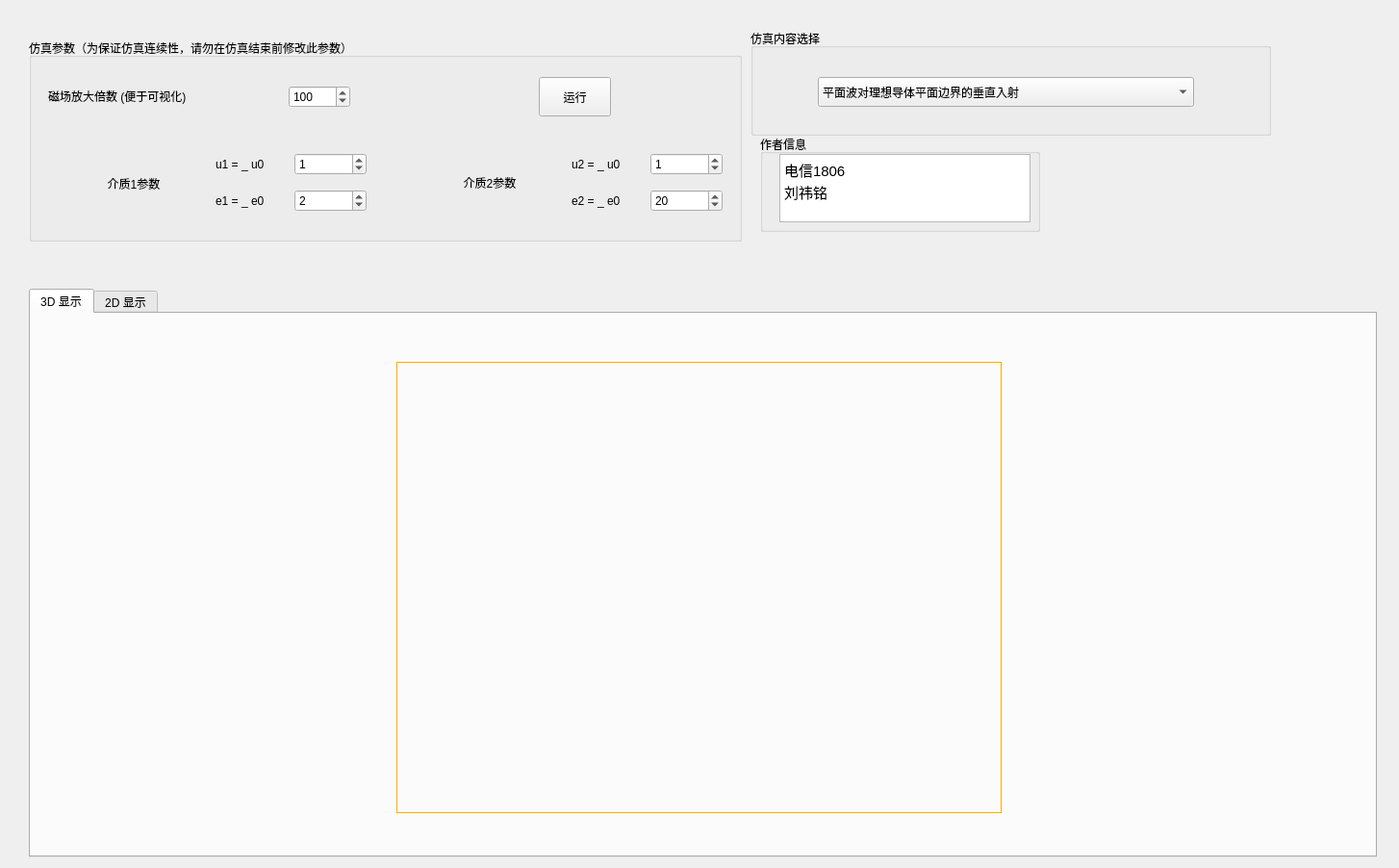
<?xml version="1.0" encoding="UTF-8"?>
<ui version="4.0">
 <class>Form</class>
 <widget class="QWidget" name="Form">
  <property name="geometry">
   <rect>
    <x>0</x>
    <y>0</y>
    <width>1454</width>
    <height>902</height>
   </rect>
  </property>
  <property name="windowTitle">
   <string>电磁场实验3</string>
  </property>
  <widget class="QTabWidget" name="tabWidget">
   <property name="geometry">
    <rect>
     <x>30</x>
     <y>300</y>
     <width>1401</width>
     <height>591</height>
    </rect>
   </property>
   <property name="currentIndex">
    <number>0</number>
   </property>
   <widget class="QWidget" name="tab_2">
    <attribute name="title">
     <string>3D 显示</string>
    </attribute>
    <widget class="QLabel" name="label_3D_EH">
     <property name="geometry">
      <rect>
       <x>380</x>
       <y>50</y>
       <width>629</width>
       <height>469</height>
      </rect>
     </property>
     <property name="sizePolicy">
      <sizepolicy hsizetype="Preferred" vsizetype="Preferred">
       <horstretch>0</horstretch>
       <verstretch>0</verstretch>
      </sizepolicy>
     </property>
     <property name="styleSheet">
      <string notr="true">QLabel{
	border-color: rgb(255, 170,0);
     border-width: 1px;
     border-style: solid;
}</string>
     </property>
     <property name="text">
      <string/>
     </property>
    </widget>
   </widget>
   <widget class="QWidget" name="widget">
    <attribute name="title">
     <string>2D 显示</string>
    </attribute>
    <widget class="QWidget" name="layoutWidget">
     <property name="geometry">
      <rect>
       <x>40</x>
       <y>50</y>
       <width>1311</width>
       <height>471</height>
      </rect>
     </property>
     <layout class="QHBoxLayout" name="horizontalLayout_2">
      <item>
       <widget class="QLabel" name="label_2D_E_2">
        <property name="sizePolicy">
         <sizepolicy hsizetype="Preferred" vsizetype="Preferred">
          <horstretch>0</horstretch>
          <verstretch>0</verstretch>
         </sizepolicy>
        </property>
        <property name="styleSheet">
         <string notr="true">QLabel{
	border-color: rgb(255, 170,0);
     border-width: 1px;
     border-style: solid;
}</string>
        </property>
        <property name="text">
         <string/>
        </property>
       </widget>
      </item>
      <item>
       <spacer name="horizontalSpacer_2">
        <property name="orientation">
         <enum>Qt::Horizontal</enum>
        </property>
        <property name="sizeType">
         <enum>QSizePolicy::Fixed</enum>
        </property>
        <property name="sizeHint" stdset="0">
         <size>
          <width>40</width>
          <height>20</height>
         </size>
        </property>
       </spacer>
      </item>
      <item>
       <widget class="QLabel" name="label_2D_H_2">
        <property name="styleSheet">
         <string notr="true">QLabel{
	border-color: rgb(255, 170,0);
     border-width: 1px;
     border-style: solid;
}</string>
        </property>
        <property name="text">
         <string/>
        </property>
       </widget>
      </item>
     </layout>
    </widget>
    <widget class="QComboBox" name="comboBox">
     <property name="geometry">
      <rect>
       <x>1170</x>
       <y>10</y>
       <width>121</width>
       <height>22</height>
      </rect>
     </property>
     <property name="currentText">
      <string>独立显示</string>
     </property>
     <item>
      <property name="text">
       <string>独立显示</string>
      </property>
     </item>
     <item>
      <property name="text">
       <string>合并显示</string>
      </property>
     </item>
    </widget>
    <widget class="QLabel" name="label">
     <property name="geometry">
      <rect>
       <x>40</x>
       <y>20</y>
       <width>161</width>
       <height>21</height>
      </rect>
     </property>
     <property name="text">
      <string>电场磁场的显示方式</string>
     </property>
    </widget>
    <widget class="QLabel" name="label_2D_E_3">
     <property name="geometry">
      <rect>
       <x>380</x>
       <y>40</y>
       <width>629</width>
       <height>469</height>
      </rect>
     </property>
     <property name="sizePolicy">
      <sizepolicy hsizetype="Preferred" vsizetype="Preferred">
       <horstretch>0</horstretch>
       <verstretch>0</verstretch>
      </sizepolicy>
     </property>
     <property name="styleSheet">
      <string notr="true">QLabel{
	border-color: rgb(255, 170,0);
     border-width: 1px;
     border-style: solid;
}</string>
     </property>
     <property name="text">
      <string/>
     </property>
    </widget>
   </widget>
  </widget>
  <widget class="QGroupBox" name="groupBox">
   <property name="geometry">
    <rect>
     <x>30</x>
     <y>40</y>
     <width>741</width>
     <height>211</height>
    </rect>
   </property>
   <property name="title">
    <string>仿真参数（为保证仿真连续性，请勿在仿真结束前修改此参数）</string>
   </property>
   <widget class="QLabel" name="label_15">
    <property name="geometry">
     <rect>
      <x>20</x>
      <y>30</y>
      <width>241</width>
      <height>59</height>
     </rect>
    </property>
    <property name="text">
     <string>磁场放大倍数 (便于可视化)</string>
    </property>
   </widget>
   <widget class="QWidget" name="horizontalLayoutWidget_2">
    <property name="geometry">
     <rect>
      <x>30</x>
      <y>110</y>
      <width>321</width>
      <height>81</height>
     </rect>
    </property>
    <layout class="QHBoxLayout" name="horizontalLayout_11">
     <item>
      <widget class="QLabel" name="label_13">
       <property name="text">
        <string>介质1参数</string>
       </property>
       <property name="alignment">
        <set>Qt::AlignCenter</set>
       </property>
       <property name="indent">
        <number>-1</number>
       </property>
      </widget>
     </item>
     <item>
      <layout class="QHBoxLayout" name="horizontalLayout_10">
       <item>
        <layout class="QVBoxLayout" name="verticalLayout">
         <item>
          <layout class="QHBoxLayout" name="horizontalLayout_5">
           <item>
            <widget class="QLabel" name="label_8">
             <property name="text">
              <string>u1 = _ u0</string>
             </property>
            </widget>
           </item>
           <item>
            <widget class="QSpinBox" name="spinBox_4">
             <property name="value">
              <number>1</number>
             </property>
            </widget>
           </item>
          </layout>
         </item>
         <item>
          <layout class="QHBoxLayout" name="horizontalLayout">
           <item>
            <widget class="QLabel" name="label_5">
             <property name="text">
              <string>e1 = _ e0</string>
             </property>
            </widget>
           </item>
           <item>
            <widget class="QSpinBox" name="spinBox">
             <property name="value">
              <number>2</number>
             </property>
            </widget>
           </item>
          </layout>
         </item>
        </layout>
       </item>
      </layout>
     </item>
    </layout>
   </widget>
   <widget class="QWidget" name="horizontalLayoutWidget_3">
    <property name="geometry">
     <rect>
      <x>400</x>
      <y>110</y>
      <width>321</width>
      <height>80</height>
     </rect>
    </property>
    <layout class="QHBoxLayout" name="horizontalLayout_12">
     <item>
      <widget class="QLabel" name="label_14">
       <property name="text">
        <string>介质2参数</string>
       </property>
       <property name="alignment">
        <set>Qt::AlignCenter</set>
       </property>
       <property name="indent">
        <number>-1</number>
       </property>
      </widget>
     </item>
     <item>
      <layout class="QVBoxLayout" name="verticalLayout_3">
       <item>
        <layout class="QHBoxLayout" name="horizontalLayout_8">
         <item>
          <widget class="QLabel" name="label_11">
           <property name="text">
            <string>u2 = _ u0</string>
           </property>
          </widget>
         </item>
         <item>
          <widget class="QSpinBox" name="spinBox_7">
           <property name="value">
            <number>1</number>
           </property>
          </widget>
         </item>
        </layout>
       </item>
       <item>
        <layout class="QHBoxLayout" name="horizontalLayout_9">
         <item>
          <widget class="QLabel" name="label_12">
           <property name="text">
            <string>e2 = _ e0</string>
           </property>
          </widget>
         </item>
         <item>
          <widget class="QSpinBox" name="spinBox_8">
           <property name="value">
            <number>20</number>
           </property>
          </widget>
         </item>
        </layout>
       </item>
      </layout>
     </item>
    </layout>
   </widget>
   <widget class="QWidget" name="horizontalLayoutWidget_4">
    <property name="geometry">
     <rect>
      <x>270</x>
      <y>30</y>
      <width>64</width>
      <height>61</height>
     </rect>
    </property>
    <layout class="QHBoxLayout" name="horizontalLayout_13">
     <item>
      <widget class="QSpinBox" name="spinBox_9">
       <property name="maximum">
        <number>1000</number>
       </property>
       <property name="singleStep">
        <number>1</number>
       </property>
       <property name="value">
        <number>100</number>
       </property>
      </widget>
     </item>
    </layout>
   </widget>
   <widget class="QPushButton" name="pushButton">
    <property name="geometry">
     <rect>
      <x>530</x>
      <y>40</y>
      <width>75</width>
      <height>41</height>
     </rect>
    </property>
    <property name="text">
     <string>运行</string>
    </property>
   </widget>
  </widget>
  <widget class="QGroupBox" name="groupBox_2">
   <property name="geometry">
    <rect>
     <x>790</x>
     <y>140</y>
     <width>291</width>
     <height>101</height>
    </rect>
   </property>
   <property name="title">
    <string>作者信息</string>
   </property>
   <widget class="QTextEdit" name="textEdit">
    <property name="geometry">
     <rect>
      <x>20</x>
      <y>20</y>
      <width>261</width>
      <height>71</height>
     </rect>
    </property>
    <property name="html">
     <string>&lt;!DOCTYPE HTML PUBLIC &quot;-//W3C//DTD HTML 4.0//EN&quot; &quot;http://www.w3.org/TR/REC-html40/strict.dtd&quot;&gt;
&lt;html&gt;&lt;head&gt;&lt;meta name=&quot;qrichtext&quot; content=&quot;1&quot; /&gt;&lt;style type=&quot;text/css&quot;&gt;
p, li { white-space: pre-wrap; }
&lt;/style&gt;&lt;/head&gt;&lt;body style=&quot; font-family:'SimSun'; font-size:9pt; font-weight:400; font-style:normal;&quot;&gt;
&lt;p style=&quot; margin-top:0px; margin-bottom:0px; margin-left:0px; margin-right:0px; -qt-block-indent:0; text-indent:0px;&quot;&gt;&lt;span style=&quot; font-size:11pt;&quot;&gt;电信1806 &lt;/span&gt;&lt;/p&gt;
&lt;p style=&quot; margin-top:0px; margin-bottom:0px; margin-left:0px; margin-right:0px; -qt-block-indent:0; text-indent:0px;&quot;&gt;&lt;span style=&quot; font-size:11pt;&quot;&gt;刘祎铭&lt;/span&gt;&lt;/p&gt;&lt;/body&gt;&lt;/html&gt;</string>
    </property>
   </widget>
  </widget>
  <widget class="QGroupBox" name="groupBox_3">
   <property name="geometry">
    <rect>
     <x>780</x>
     <y>30</y>
     <width>541</width>
     <height>111</height>
    </rect>
   </property>
   <property name="title">
    <string>仿真内容选择</string>
   </property>
   <widget class="QComboBox" name="comboBox_2">
    <property name="geometry">
     <rect>
      <x>70</x>
      <y>50</y>
      <width>391</width>
      <height>31</height>
     </rect>
    </property>
    <property name="sizeAdjustPolicy">
     <enum>QComboBox::AdjustToContentsOnFirstShow</enum>
    </property>
    <item>
     <property name="text">
      <string>平面波对理想导体平面边界的垂直入射</string>
     </property>
    </item>
    <item>
     <property name="text">
      <string>平面波对理想介质的垂直入射</string>
     </property>
    </item>
   </widget>
  </widget>
 </widget>
 <resources/>
 <connections>
  <connection>
   <sender>pushButton</sender>
   <signal>clicked()</signal>
   <receiver>Form</receiver>
   <slot>openimage()</slot>
   <hints>
    <hint type="sourcelabel">
     <x>690</x>
     <y>940</y>
    </hint>
    <hint type="destinationlabel">
     <x>161</x>
     <y>315</y>
    </hint>
   </hints>
  </connection>
  <connection>
   <sender>comboBox_2</sender>
   <signal>currentIndexChanged(QString)</signal>
   <receiver>Form</receiver>
   <slot>slot1()</slot>
   <hints>
    <hint type="sourcelabel">
     <x>322</x>
     <y>60</y>
    </hint>
    <hint type="destinationlabel">
     <x>412</x>
     <y>133</y>
    </hint>
   </hints>
  </connection>
 </connections>
 <slots>
  <signal>signal1()</signal>
  <slot>openimage()</slot>
  <slot>slot1()</slot>
 </slots>
</ui>
